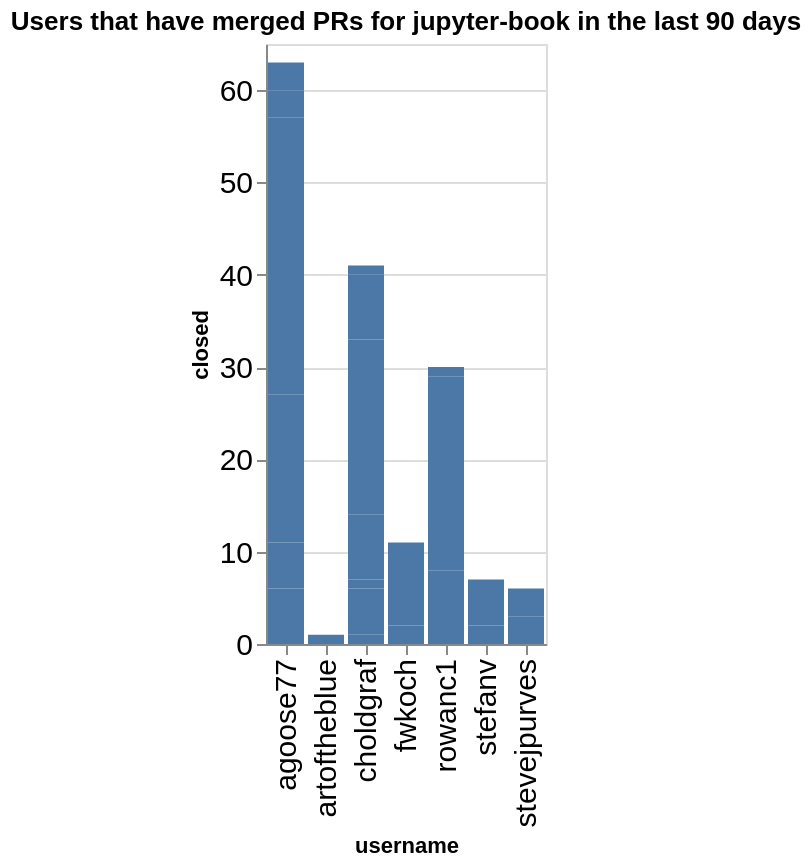

Source (notebook cell):
### Code cell
charts = []
title = f"Users that have merged PRs for {github_org} in the last {n_days} days"
ch = alt.Chart(data=closed_by_repo.replace(np.nan, 0), title=title).mark_bar().encode(
    x='username',
    y='closed',
)
ch

### Figure 1 — Vega-Lite specification as saved in the notebook (floating-point values rounded to 4 significant figures)
{"config": {"axisLeft": {"labelFontSize": 15}, "axisBottom": {"labelFontSize": 15}}, "data": {"name": "data-0ee21268d6d0aeee24db486958a950ce"}, "mark": {"type": "bar"}, "encoding": {"x": {"field": "username", "type": "nominal"}, "y": {"field": "closed", "type": "quantitative"}}, "title": "Users that have merged PRs for jupyter-book in the last 90 days", "$schema": "https://vega.github.io/schema/vega-lite/v5.20.1.json", "datasets": {"data-0ee21268d6d0aeee24db486958a950ce": [{"name": "blog", "username": "agoose77", "closed": 4}, {"name": "example-landing-pages", "username": "agoose77", "closed": 2}, {"name": "example-landing-pages", "username": "choldgraf", "closed": 1}, {"name": "example-outputs", "username": "stevejpurves", "closed": 3}, {"name": "jupyter-book", "username": "agoose77", "closed": 5}, {"name": "jupyter-book", "username": "choldgraf", "closed": 5}, {"name": "myst-spec", "username": "choldgraf", "closed": 1}, {"name": "myst-theme", "username": "agoose77", "closed": 16}, {"name": "myst-theme", "username": "choldgraf", "closed": 7}, {"name": "myst-theme", "username": "fwkoch", "closed": 2}, {"name": "myst-theme", "username": "rowanc1", "closed": 8}, {"name": "myst-theme", "username": "stefanv", "closed": 2}, {"name": "myst-theme", "username": "stevejpurves", "closed": 3}, {"name": "mystmd", "username": "agoose77", "closed": 30}, {"name": "mystmd", "username": "artoftheblue", "closed": 1}, {"name": "mystmd", "username": "choldgraf", "closed": 19}, {"name": "mystmd", "username": "fwkoch", "closed": 9}, {"name": "mystmd", "username": "rowanc1", "closed": 21}, {"name": "mystmd", "username": "stefanv", "closed": 5}, {"name": "mystmd.org", "username": "agoose77", "closed": 3}, {"name": "mystmd.org", "username": "choldgraf", "closed": 2}, {"name": "mystmd.org", "username": "rowanc1", "closed": 1}, {"name": "team-compass", "username": "agoose77", "closed": 3}, {"name": "team-compass", "username": "choldgraf", "closed": 5}, {"name": "thebe", "username": "choldgraf", "closed": 1}]}}
